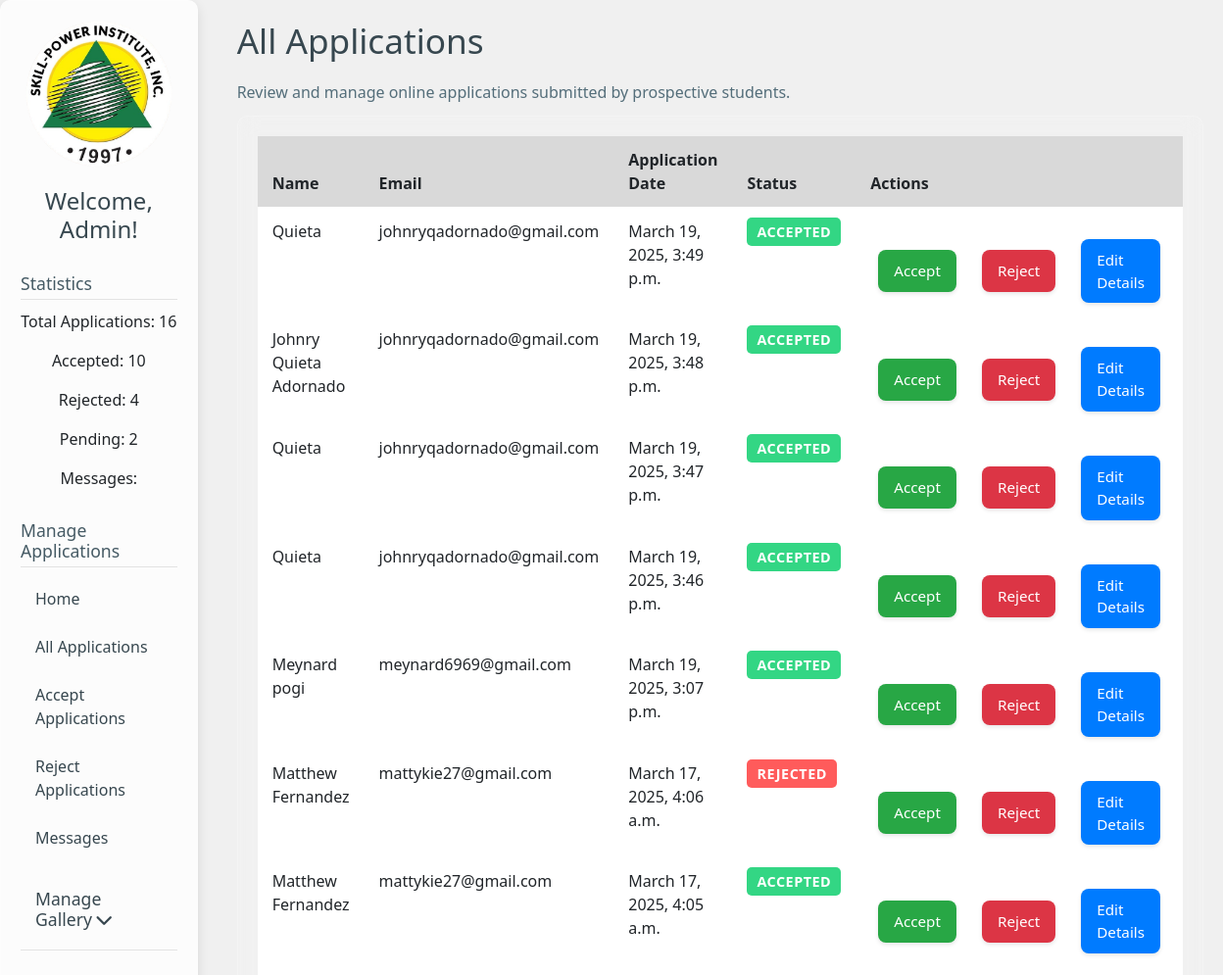
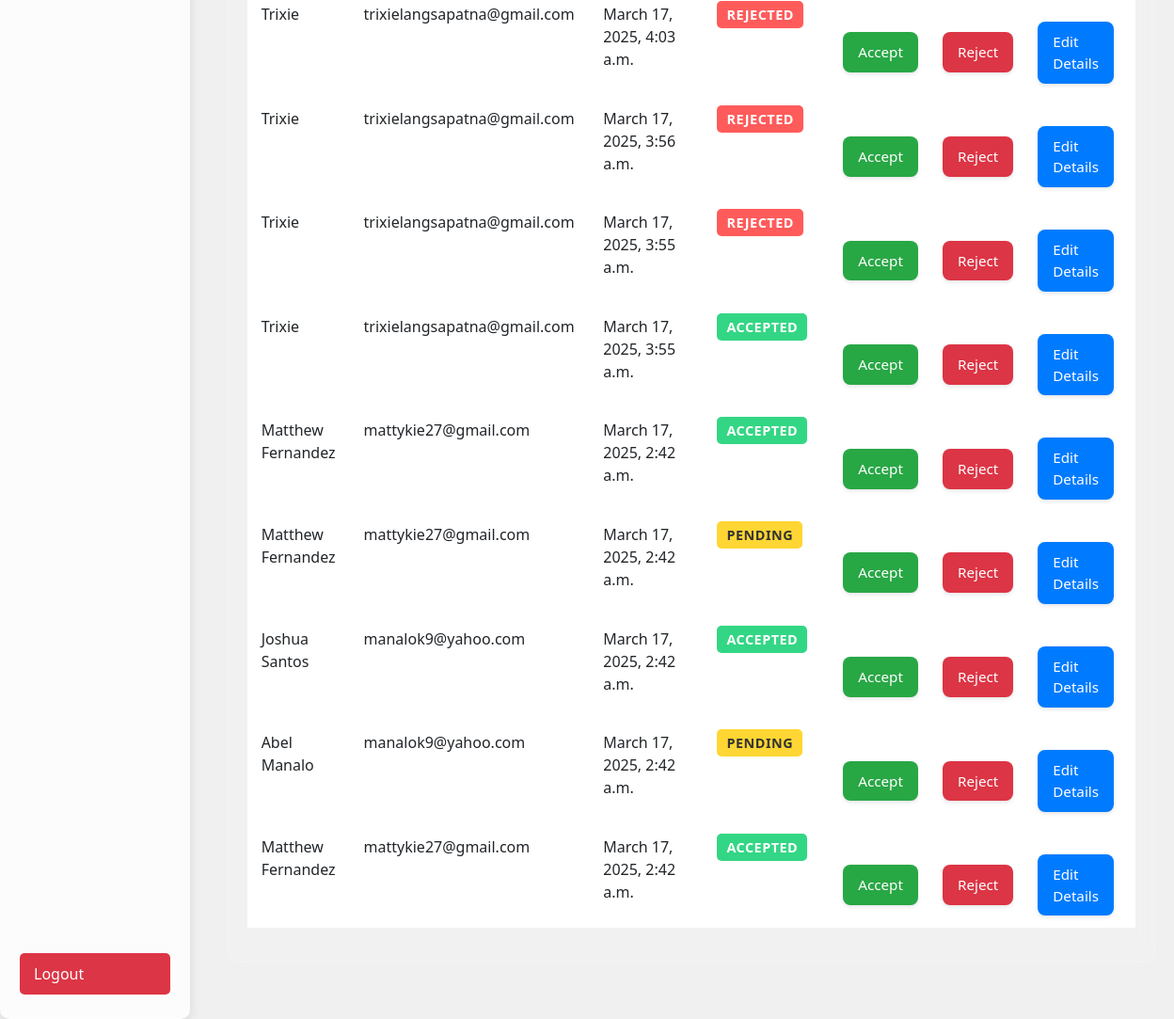
The page /admin_dashboard/ (signed in) on the database its author committed (2 pictures, top to bottom).
### myapp/models.py (models this page shows, shortened)
class Application(models.Model):
    STATUS_CHOICES = [
        ('pending', 'Pending'),
        ('accepted', 'Accepted'),
        ('rejected', 'Rejected'),
    ]
    name = models.CharField(max_length=100)  # Applicant's Name
    address = models.TextField()  # Applicant's Address
    email = models.EmailField()  # Applicant's Email
    contact_number = models.CharField(max_length=20)  # Applicant's Phone Number
    previous_school = models.CharField(max_length=100)  # Applicant's Previous School
    application_date = models.DateTimeField(auto_now_add=True)  # Date of Application
    status = models.CharField(  # Status of Application
        max_length=20,
        choices=STATUS_CHOICES,
        default='pending',
        help_text="Status of the application (Pending, Accepted, Rejected)"
    )
    applicant = models.ForeignKey(User, null=True, blank=True, on_delete=models.SET_NULL, related_name='applications')  # Optional
    notes = models.TextField(blank=True)
    class Meta:  # Add Meta class for ordering and display name
        verbose_name = "Application"  # Custom name
        verbose_name_plural = "Applications"  # Custom plural name
        ordering = ['application_date']  # Default ordering of entries

### myapp/views.py (the view)
# urls.py: path('admin_dashboard/', views.admin_dashboard, name='admin_dashboard'), #URL for the admin dashboard
@login_required
@user_passes_test(is_admin) # checks user is an admin before accessing
def admin_dashboard(request):
    applications = Application.objects.all().order_by('-application_date')
    application_count = Application.objects.count()
    accepted_count = Application.objects.filter(status='accepted').count()
    rejected_count = Application.objects.filter(status='rejected').count()
    pending_count = Application.objects.filter(status='pending').count()
    context = {
        'applications': applications,
        'application_count': application_count,
        'accepted_count': accepted_count,
        'rejected_count': rejected_count,
        'pending_count': pending_count,
    }
    return render(request, 'admin_dashboard.html', context)

### myapp/context_processors.py (called while the page is built)
def slider_images(request):
    slider_folder = os.path.join(settings.STATICFILES_DIRS[0], 'images', 'slider')
    if not os.path.exists(slider_folder):
        return {'image_files': []}  # Return an empty list if the folder doesn't exist
    image_files = [
        f"images/slider/{f}" for f in os.listdir(slider_folder)
        if f.lower().endswith(('.jpg', '.jpeg', '.png', '.gif'))
    ]
    return {'image_files': image_files}

### myapp/views.py (called while the page is built)
def is_admin(user):
    return user.is_staff and user.is_superuser # checks if the user is both of the condition

### templates/admin_dashboard.html (shortened to what this page needs)
{% extends 'admin_base.html' %}
{% load static %}
{% block head %}
    <link rel="stylesheet" type="text/css" href="{% static 'css/admin_dashboard.css' %}">
{% endblock %}
{% block content %}
    <div class="admin-dashboard-content">
        <h1>All Applications</h1>
        <p>Review and manage online applications submitted by prospective students.</p>
        <div class="table-container">
            {% if applications %}
                <table class="table">
                    <thead>
                        <tr>
                            <th>Name</th>
                            <th>Email</th>
                            <th>Application Date</th>
                            <th>Status</th>
                            <th>Actions</th>
                        </tr>
                    </thead>
                    <tbody>
                        {% for application in applications %}
                            <tr>
                                <td>{{ application.name }}</td>
                                <td>{{ application.email }}</td>
                                <td>{{ application.application_date }}</td>
                                <td>
                                    <span class="application-status {{ application.status }}">
                                        {{ application.get_status_display }}
                                    </span>
                                </td>
                                <td>
                                    <div class="action-buttons">
                                        <form method="post" action="{% url 'accept_application' application.id %}">
                                            <button type="submit" class="btn btn-success ripple">Accept</button>
                                        </form>
                                        <form method="post" action="{% url 'reject_application' application.id %}">
                                            <button type="submit" class="btn btn-danger ripple">Reject</button>
                                        </form>
                                        <a href="{% url 'edit_application' application.id %}" class="btn-primary">Edit Details</a>
                                    </div>
                                </td>
                            </tr>
                        {% endfor %}
                    </tbody>
                </table>
            {% else %}
                <p>No online applications found.</p>
            {% endif %}
        </div>
    </div>
{% endblock %}

### myapp/static/css/admin_dashboard.css (style rules this page uses)
.admin-dashboard-content { text-align: left; padding: 20px; margin-bottom: 20px; max-width: 1200px; margin-left: auto; margin-right: auto; }
.admin-dashboard-content h1 { color: #37474f; margin-bottom: 20px; font-weight: 500; font-size: 2.2em; }
.admin-dashboard-content p { color: #546e7a; margin-bottom: 10px; line-height: 1.6; }
.application-status { font-weight: 500; margin-top: 12px; text-transform: uppercase; font-size: 0.9em; letter-spacing: 0.5px; }
.action-buttons { display: flex; justify-content: space-around; align-items: center; margin-top: 20px; }
.action-buttons button, .action-buttons a { flex: 1; margin: 0 8px; padding: 10px 16px; border-radius: 8px; font-size: 0.95em; font-weight: 500; text-decoration: none; transition: background-color 0.2s ease-in-out, color 0.2s ease-in-out, box-shadow 0.2s ease-in-out; box-shadow: 0 2px 4px rgba(0, 0, 0, 0.1); }
.ripple { position: relative; overflow: hidden; transform: translateZ(0); }
.ripple:after { content: ''; display: block; position: absolute; top: 50%; left: 50%; width: 0; height: 0; border-radius: 50%; background: rgba(255, 255, 255, 0.4); transform: translate(-50%, -50%); opacity: 0; transition: width 0.8s ease-out, height 0.8s ease-out, opacity 0.8s ease-out; }
.btn-success { background-color: #43a047; border-color: #43a047; color: #fff; }
.btn-danger { background-color: #e53935; border-color: #e53935; color: #fff; }
.btn-primary { background-color: #1e88e5; border-color: #1e88e5; color: #fff; }
.btn-success, .btn-danger, .btn-primary { color: white !important; }

### templates/admin_base.html (style rules this page uses)
body { min-height: 100vh; background-color: #f0f0f0; display: flex; }

### templates/admin_dashboard.html (style rules this page uses)
.table-container { background-color: rgba(255, 255, 255, 0.1); backdrop-filter: blur(10px); border: 1px solid rgba(255, 255, 255, 0.2); border-radius: 10px; padding: 20px; margin-bottom: 20px; }
.table { width: 100%; border-collapse: collapse; color: #fff; }
.table th, .table td { padding: 12px 15px; text-align: left; border-bottom: 1px solid rgba(255, 255, 255, 0.1); }
.table th { background-color: rgba(0, 0, 0, 0.1); }
.application-status { padding: 5px 10px; border-radius: 5px; font-weight: bold; }
.application-status.pending { background-color: rgba(255, 204, 0, 0.8); color: #333; }
.application-status.accepted { background-color: rgba(0, 204, 102, 0.8); color: #fff; }
.application-status.rejected { background-color: rgba(255, 51, 51, 0.8); color: #fff; }
.action-buttons { display: flex; gap: 10px; }
.btn { padding: 8px 16px; border: none; border-radius: 5px; cursor: pointer; color: #fff; transition: background-color 0.3s ease; }
.btn-success { background-color: #28a745; }
.btn-danger { background-color: #dc3545; }
.btn-primary { background-color: #007bff; }

### rows shown on the page
Application: name "Quieta", email "johnryqadornado@gmail.com", application_date "March 19, 2025, 3:49 p.m.", status "ACCEPTED"
Application: name "Johnry Quieta Adornado", email "johnryqadornado@gmail.com", application_date "March 19, 2025, 3:48 p.m.", status "ACCEPTED"
Application: name "Quieta", email "johnryqadornado@gmail.com", application_date "March 19, 2025, 3:47 p.m.", status "ACCEPTED"
Application: name "Quieta", email "johnryqadornado@gmail.com", application_date "March 19, 2025, 3:46 p.m.", status "ACCEPTED"
Application: name "Meynard pogi", email "meynard6969@gmail.com", application_date "March 19, 2025, 3:07 p.m.", status "ACCEPTED"
Application: name "Matthew Fernandez", email "mattykie27@gmail.com", application_date "March 17, 2025, 4:06 a.m.", status "REJECTED"
Application: name "Matthew Fernandez", email "mattykie27@gmail.com", application_date "March 17, 2025, 4:05 a.m.", status "ACCEPTED"
Application: name "Trixie", email "trixielangsapatna@gmail.com", application_date "March 17, 2025, 4:03 a.m.", status "REJECTED"
Application: name "Trixie", email "trixielangsapatna@gmail.com", application_date "March 17, 2025, 3:56 a.m.", status "REJECTED"
Application: name "Trixie", email "trixielangsapatna@gmail.com", application_date "March 17, 2025, 3:55 a.m.", status "REJECTED"
Application: name "Trixie", email "trixielangsapatna@gmail.com", application_date "March 17, 2025, 3:55 a.m.", status "ACCEPTED"
Application: name "Matthew Fernandez", email "mattykie27@gmail.com", application_date "March 17, 2025, 2:42 a.m.", status "ACCEPTED"
Application: name "Matthew Fernandez", email "mattykie27@gmail.com", application_date "March 17, 2025, 2:42 a.m.", status "PENDING"
Application: name "Joshua Santos", email "manalok9@yahoo.com", application_date "March 17, 2025, 2:42 a.m.", status "ACCEPTED"
Application: name "Abel Manalo", email "manalok9@yahoo.com", application_date "March 17, 2025, 2:42 a.m.", status "PENDING"
Application: name "Matthew Fernandez", email "mattykie27@gmail.com", application_date "March 17, 2025, 2:42 a.m.", status "ACCEPTED"

### other values the page prints
{{ application_count }} "16"
{{ accepted_count }} "10"
{{ rejected_count }} "4"
{{ pending_count }} "2"
